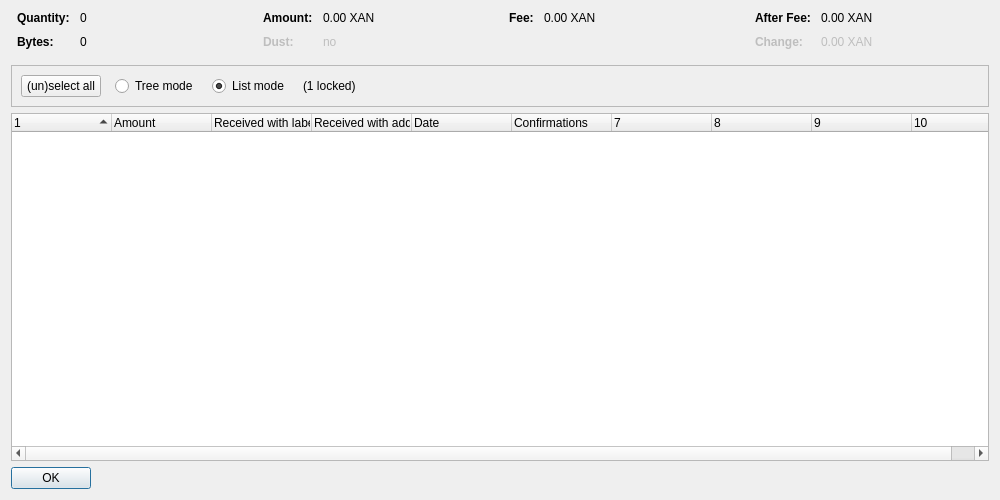
<?xml version="1.0" encoding="UTF-8"?>
<ui version="4.0">
 <class>CoinControlDialog</class>
 <widget class="QDialog" name="CoinControlDialog">
  <property name="geometry">
   <rect>
    <x>0</x>
    <y>0</y>
    <width>1000</width>
    <height>500</height>
   </rect>
  </property>
  <property name="windowTitle">
   <string>Coin Selection</string>
  </property>
  <layout class="QVBoxLayout" name="verticalLayout">
   <item>
    <layout class="QHBoxLayout" name="horizontalLayoutTop" stretch="0,0,0,0">
     <property name="topMargin">
      <number>0</number>
     </property>
     <property name="bottomMargin">
      <number>10</number>
     </property>
     <item>
      <layout class="QFormLayout" name="formLayoutCoinControl1">
       <property name="horizontalSpacing">
        <number>10</number>
       </property>
       <property name="verticalSpacing">
        <number>10</number>
       </property>
       <property name="leftMargin">
        <number>6</number>
       </property>
       <property name="rightMargin">
        <number>6</number>
       </property>
       <item row="0" column="0">
        <widget class="QLabel" name="labelCoinControlQuantityText">
         <property name="font">
          <font>
           <weight>75</weight>
           <bold>true</bold>
          </font>
         </property>
         <property name="text">
          <string>Quantity:</string>
         </property>
        </widget>
       </item>
       <item row="0" column="1">
        <widget class="QLabel" name="labelCoinControlQuantity">
         <property name="cursor">
          <cursorShape>IBeamCursor</cursorShape>
         </property>
         <property name="contextMenuPolicy">
          <enum>Qt::ActionsContextMenu</enum>
         </property>
         <property name="text">
          <string notr="true">0</string>
         </property>
         <property name="textInteractionFlags">
          <set>Qt::LinksAccessibleByMouse|Qt::TextSelectableByKeyboard|Qt::TextSelectableByMouse</set>
         </property>
        </widget>
       </item>
       <item row="1" column="0">
        <widget class="QLabel" name="labelCoinControlBytesText">
         <property name="font">
          <font>
           <weight>75</weight>
           <bold>true</bold>
          </font>
         </property>
         <property name="text">
          <string>Bytes:</string>
         </property>
        </widget>
       </item>
       <item row="1" column="1">
        <widget class="QLabel" name="labelCoinControlBytes">
         <property name="cursor">
          <cursorShape>IBeamCursor</cursorShape>
         </property>
         <property name="contextMenuPolicy">
          <enum>Qt::ActionsContextMenu</enum>
         </property>
         <property name="text">
          <string notr="true">0</string>
         </property>
         <property name="textInteractionFlags">
          <set>Qt::LinksAccessibleByMouse|Qt::TextSelectableByKeyboard|Qt::TextSelectableByMouse</set>
         </property>
        </widget>
       </item>
      </layout>
     </item>
     <item>
      <layout class="QFormLayout" name="formLayoutCoinControl2">
       <property name="horizontalSpacing">
        <number>10</number>
       </property>
       <property name="verticalSpacing">
        <number>10</number>
       </property>
       <property name="leftMargin">
        <number>6</number>
       </property>
       <property name="rightMargin">
        <number>6</number>
       </property>
       <item row="0" column="0">
        <widget class="QLabel" name="labelCoinControlAmountText">
         <property name="font">
          <font>
           <weight>75</weight>
           <bold>true</bold>
          </font>
         </property>
         <property name="text">
          <string>Amount:</string>
         </property>
        </widget>
       </item>
       <item row="0" column="1">
        <widget class="QLabel" name="labelCoinControlAmount">
         <property name="cursor">
          <cursorShape>IBeamCursor</cursorShape>
         </property>
         <property name="contextMenuPolicy">
          <enum>Qt::ActionsContextMenu</enum>
         </property>
         <property name="text">
          <string notr="true">0.00 XAN</string>
         </property>
         <property name="textInteractionFlags">
          <set>Qt::LinksAccessibleByMouse|Qt::TextSelectableByKeyboard|Qt::TextSelectableByMouse</set>
         </property>
        </widget>
       </item>
       <item row="1" column="0">
        <widget class="QLabel" name="labelCoinControlLowOutputText">
         <property name="enabled">
          <bool>false</bool>
         </property>
         <property name="font">
          <font>
           <weight>75</weight>
           <bold>true</bold>
          </font>
         </property>
         <property name="text">
          <string>Dust:</string>
         </property>
        </widget>
       </item>
       <item row="1" column="1">
        <widget class="QLabel" name="labelCoinControlLowOutput">
         <property name="enabled">
          <bool>false</bool>
         </property>
         <property name="cursor">
          <cursorShape>IBeamCursor</cursorShape>
         </property>
         <property name="contextMenuPolicy">
          <enum>Qt::ActionsContextMenu</enum>
         </property>
         <property name="text">
          <string notr="true">no</string>
         </property>
         <property name="textInteractionFlags">
          <set>Qt::LinksAccessibleByMouse|Qt::TextSelectableByKeyboard|Qt::TextSelectableByMouse</set>
         </property>
        </widget>
       </item>
      </layout>
     </item>
     <item>
      <layout class="QFormLayout" name="formLayoutCoinControl3">
       <property name="horizontalSpacing">
        <number>10</number>
       </property>
       <property name="verticalSpacing">
        <number>10</number>
       </property>
       <property name="leftMargin">
        <number>6</number>
       </property>
       <property name="rightMargin">
        <number>6</number>
       </property>
       <item row="0" column="0">
        <widget class="QLabel" name="labelCoinControlFeeText">
         <property name="font">
          <font>
           <weight>75</weight>
           <bold>true</bold>
          </font>
         </property>
         <property name="text">
          <string>Fee:</string>
         </property>
        </widget>
       </item>
       <item row="0" column="1">
        <widget class="QLabel" name="labelCoinControlFee">
         <property name="cursor">
          <cursorShape>IBeamCursor</cursorShape>
         </property>
         <property name="contextMenuPolicy">
          <enum>Qt::ActionsContextMenu</enum>
         </property>
         <property name="text">
          <string notr="true">0.00 XAN</string>
         </property>
         <property name="textInteractionFlags">
          <set>Qt::LinksAccessibleByMouse|Qt::TextSelectableByKeyboard|Qt::TextSelectableByMouse</set>
         </property>
        </widget>
       </item>
      </layout>
     </item>
     <item>
      <layout class="QFormLayout" name="formLayoutCoinControl4">
       <property name="horizontalSpacing">
        <number>10</number>
       </property>
       <property name="verticalSpacing">
        <number>10</number>
       </property>
       <property name="leftMargin">
        <number>6</number>
       </property>
       <property name="rightMargin">
        <number>6</number>
       </property>
       <item row="0" column="0">
        <widget class="QLabel" name="labelCoinControlAfterFeeText">
         <property name="font">
          <font>
           <weight>75</weight>
           <bold>true</bold>
          </font>
         </property>
         <property name="text">
          <string>After Fee:</string>
         </property>
        </widget>
       </item>
       <item row="0" column="1">
        <widget class="QLabel" name="labelCoinControlAfterFee">
         <property name="cursor">
          <cursorShape>IBeamCursor</cursorShape>
         </property>
         <property name="contextMenuPolicy">
          <enum>Qt::ActionsContextMenu</enum>
         </property>
         <property name="text">
          <string notr="true">0.00 XAN</string>
         </property>
         <property name="textInteractionFlags">
          <set>Qt::LinksAccessibleByMouse|Qt::TextSelectableByKeyboard|Qt::TextSelectableByMouse</set>
         </property>
        </widget>
       </item>
       <item row="1" column="0">
        <widget class="QLabel" name="labelCoinControlChangeText">
         <property name="enabled">
          <bool>false</bool>
         </property>
         <property name="font">
          <font>
           <weight>75</weight>
           <bold>true</bold>
          </font>
         </property>
         <property name="text">
          <string>Change:</string>
         </property>
        </widget>
       </item>
       <item row="1" column="1">
        <widget class="QLabel" name="labelCoinControlChange">
         <property name="enabled">
          <bool>false</bool>
         </property>
         <property name="cursor">
          <cursorShape>IBeamCursor</cursorShape>
         </property>
         <property name="contextMenuPolicy">
          <enum>Qt::ActionsContextMenu</enum>
         </property>
         <property name="text">
          <string notr="true">0.00 XAN</string>
         </property>
         <property name="textInteractionFlags">
          <set>Qt::LinksAccessibleByMouse|Qt::TextSelectableByKeyboard|Qt::TextSelectableByMouse</set>
         </property>
        </widget>
       </item>
      </layout>
     </item>
    </layout>
   </item>
   <item>
    <widget class="QFrame" name="frame">
     <property name="minimumSize">
      <size>
       <width>0</width>
       <height>40</height>
      </size>
     </property>
     <property name="frameShape">
      <enum>QFrame::StyledPanel</enum>
     </property>
     <property name="frameShadow">
      <enum>QFrame::Sunken</enum>
     </property>
     <layout class="QHBoxLayout" name="horizontalLayout">
      <item>
       <layout class="QHBoxLayout" name="horizontalLayoutPanel" stretch="0,0,0,0,0">
        <property name="spacing">
         <number>14</number>
        </property>
        <item>
         <widget class="QPushButton" name="pushButtonSelectAll">
          <property name="sizePolicy">
           <sizepolicy hsizetype="Maximum" vsizetype="Fixed">
            <horstretch>0</horstretch>
            <verstretch>0</verstretch>
           </sizepolicy>
          </property>
          <property name="text">
           <string>(un)select all</string>
          </property>
          <property name="autoDefault">
           <bool>false</bool>
          </property>
         </widget>
        </item>
        <item>
         <widget class="QRadioButton" name="radioTreeMode">
          <property name="sizePolicy">
           <sizepolicy hsizetype="Maximum" vsizetype="Fixed">
            <horstretch>0</horstretch>
            <verstretch>0</verstretch>
           </sizepolicy>
          </property>
          <property name="text">
           <string>Tree mode</string>
          </property>
         </widget>
        </item>
        <item>
         <widget class="QRadioButton" name="radioListMode">
          <property name="sizePolicy">
           <sizepolicy hsizetype="Maximum" vsizetype="Fixed">
            <horstretch>0</horstretch>
            <verstretch>0</verstretch>
           </sizepolicy>
          </property>
          <property name="text">
           <string>List mode</string>
          </property>
          <property name="checked">
           <bool>true</bool>
          </property>
         </widget>
        </item>
        <item>
         <widget class="QLabel" name="labelLocked">
          <property name="text">
           <string notr="true">(1 locked)</string>
          </property>
         </widget>
        </item>
        <item>
         <spacer name="horizontalSpacer">
          <property name="orientation">
           <enum>Qt::Horizontal</enum>
          </property>
          <property name="sizeHint" stdset="0">
           <size>
            <width>40</width>
            <height>20</height>
           </size>
          </property>
         </spacer>
        </item>
       </layout>
      </item>
     </layout>
    </widget>
   </item>
   <item>
    <widget class="CoinControlTreeWidget" name="treeWidget">
     <property name="contextMenuPolicy">
      <enum>Qt::CustomContextMenu</enum>
     </property>
     <property name="sortingEnabled">
      <bool>false</bool>
     </property>
     <property name="columnCount">
      <number>10</number>
     </property>
     <attribute name="headerShowSortIndicator" stdset="0">
      <bool>true</bool>
     </attribute>
     <attribute name="headerStretchLastSection">
      <bool>false</bool>
     </attribute>
     <column>
      <property name="text">
       <string/>
      </property>
     </column>
     <column>
      <property name="text">
       <string>Amount</string>
      </property>
     </column>
     <column>
      <property name="text">
       <string>Received with label</string>
      </property>
     </column>
     <column>
      <property name="text">
       <string>Received with address</string>
      </property>
     </column>
     <column>
      <property name="text">
       <string>Date</string>
      </property>
     </column>
     <column>
      <property name="text">
       <string>Confirmations</string>
      </property>
      <property name="toolTip">
       <string>Confirmed</string>
      </property>
     </column>
     <column>
      <property name="text">
       <string/>
      </property>
     </column>
     <column>
      <property name="text">
       <string/>
      </property>
     </column>
     <column>
      <property name="text">
       <string/>
      </property>
     </column>
     <column>
      <property name="text">
       <string/>
      </property>
     </column>
    </widget>
   </item>
   <item>
    <widget class="QDialogButtonBox" name="buttonBox">
     <property name="sizePolicy">
      <sizepolicy hsizetype="Maximum" vsizetype="Fixed">
       <horstretch>0</horstretch>
       <verstretch>0</verstretch>
      </sizepolicy>
     </property>
     <property name="orientation">
      <enum>Qt::Horizontal</enum>
     </property>
     <property name="standardButtons">
      <set>QDialogButtonBox::Ok</set>
     </property>
    </widget>
   </item>
  </layout>
 </widget>
 <customwidgets>
  <customwidget>
   <class>CoinControlTreeWidget</class>
   <extends>QTreeWidget</extends>
   <header>qt/coincontroltreewidget.h</header>
  </customwidget>
 </customwidgets>
 <resources/>
 <connections/>
</ui>
